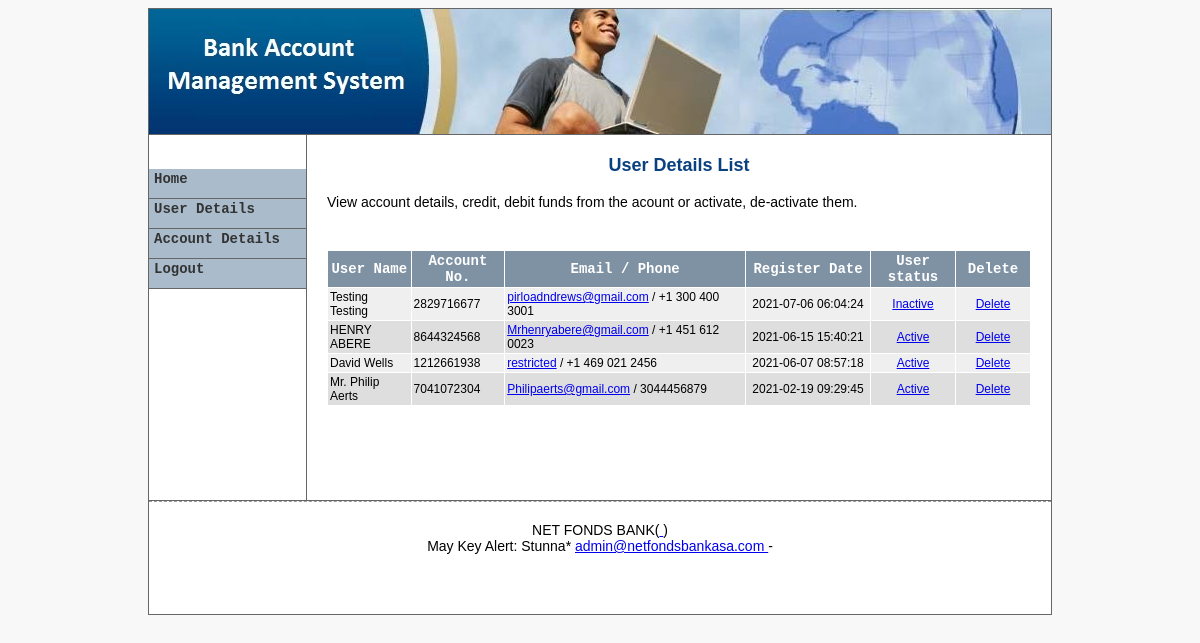
The page /net/portal/bank/admin/user/index.php (signed in) on the database its author committed.
### tables this page shows
CREATE TABLE `tbl_users` (
  `id` int(10) NOT NULL,
  `fname` varchar(100) NOT NULL,
  `lname` varchar(40) NOT NULL,
  `pwd` varchar(100) NOT NULL,
  `email` varchar(100) NOT NULL,
  `phone` varchar(20) NOT NULL,
  `gender` varchar(10) NOT NULL,
  `is_active` varchar(10) NOT NULL,
  `utype` varchar(10) NOT NULL,
  `pics` varchar(200) NOT NULL,
  `bdate` varchar(100) NOT NULL
);

CREATE TABLE `tbl_accounts` (
  `id` int(10) NOT NULL,
  `user_id` int(10) NOT NULL,
  `acc_no` varchar(20) NOT NULL,
  `type` varchar(10) NOT NULL,
  `balance` double NOT NULL,
  `pin` int(10) NOT NULL,
  `status` varchar(10) NOT NULL,
  `bdate` varchar(100) NOT NULL
);

### net/portal/bank/admin/user/index.php (called while the page is built, shortened)
<?php
require_once '../include/template.php';
?>

### net/portal/bank/library/database.php (called while the page is built, shortened)
<?php
function dbQuery($sql)
{
	$result = mysql_query($sql) or die(mysql_error());
	return $result;
}
function dbFetchAssoc($result)
{
	return mysql_fetch_assoc($result);
}
?>

### net/portal/bank/admin/user/list.php (the view, shortened to what this page needs)
<?php
$sql = "SELECT u.id, u.fname, u.lname, u.bdate, u.is_active, u.email, u.phone, a.acc_no
        FROM tbl_users u, tbl_accounts a
		WHERE u.id = a.user_id
		ORDER BY id DESC LIMIT 20";
$result = dbQuery($sql);
?>
<p align="center" id="mainHead">User Details List</p>
<p style="font-family:Verdana, Arial, Helvetica, sans-serif;font-size:14px; margin-bottom:40px;">
View account details, credit, debit funds from the acount or activate, de-activate them.</p>
<form action="processUser.php?action=addUser" method="post"  name="frmListUser" id="frmListUser">
 <table width="100%" border="0" align="center" cellpadding="2" cellspacing="1" class="text">
  <tr align="center" id="listTableHeader">
   <td>User Name</td>
   <td>Account No.</td>
   <td>Email / Phone</td>
   <td width="120">Register Date</td>
   <td width="80">User status</td>
   <td width="70">Delete</td>
  </tr>
<?php
while($row = dbFetchAssoc($result)) {
	extract($row);
	if ($i%2) {
		$class = 'row1';
	} else {
		$class = 'row2';
	}
	$i += 1;
?>
  <tr class="<?php echo $class; ?>">
   <td><?php echo $fname .' '.$lname; ?></td>
   <td><?php echo $acc_no; ?></td>
   <td><a href="<?php echo WEB_ROOT; ?>admin/user/?view=email&userId=<?php echo $id; ?>"><?php echo $email; ?></a>&nbsp;/&nbsp;<?php echo $phone; ?></td>
   <td width="120" align="center"><?php echo $bdate; ?></td>
   <td width="80" align="center"><a href="javascript:changeUserStatus(<?php echo $id; ?>, '<?php echo $is_active; ?>');"><?php echo $is_active == 'FALSE'? 'Inactive' : 'Active'; ?></td>
   <td width="70" align="center"><a href="javascript:deleteUser(<?php echo $id; ?>);">Delete</a></td>
  </tr>
<?php
}
?>
  <tr>
   <td colspan="5">&nbsp;</td>
  </tr>
  <tr>
   <td colspan="5" align="right"></td>
  </tr>
 </table>
 <p>&nbsp;</p>
</form>

### net/portal/bank/admin/include/admin.css (style rules this page uses)
#listTableHeader { font-family: "Courier New", Courier, mono; font-size: 14px; color: #FFFFFF; background-color: #7F92A4; font-weight: bold; background-position: center; }
.row1 { background-color: #EFEFEF; }
.row2 { background-color: #DEDEDE; }
body { font-family: "Arial", "Helvetica", "sans-serif"; text-align: center; font-size: 10px; }
.text { font-family: Arial, Helvetica, sans-serif; font-size: 12px; }
#mainHead { font-size:18px; font-family:Verdana, Arial, Helvetica, sans-serif; font-weight:bold; color:#094080; }

### net/portal/bank/admin/include/template.php (style rules this page uses)
body { background-color:#F8F8F8; }

### rows shown on the page
tbl_users: fname "Testing", lname "Testing", tbl_accounts.acc_no "2829716677", email "pirloadndrews@gmail.com", phone "+1 300 400 3001", bdate "2021-07-06 06:04:24", is_active "Inactive"
tbl_users: fname "HENRY", lname "ABERE", tbl_accounts.acc_no "8644324568", email "Mrhenryabere@gmail.com", phone "+1 451 612 0023", bdate "2021-06-15 15:40:21", is_active "Active"
tbl_users: fname "David", lname "Wells", tbl_accounts.acc_no "1212661938", email "restricted", phone "+1 469 021 2456", bdate "2021-06-07 08:57:18", is_active "Active"
tbl_users: fname "Mr. Philip", lname "Aerts", tbl_accounts.acc_no "7041072304", email "Philipaerts@gmail.com", phone "3044456879", bdate "2021-02-19 09:29:45", is_active "Active"
